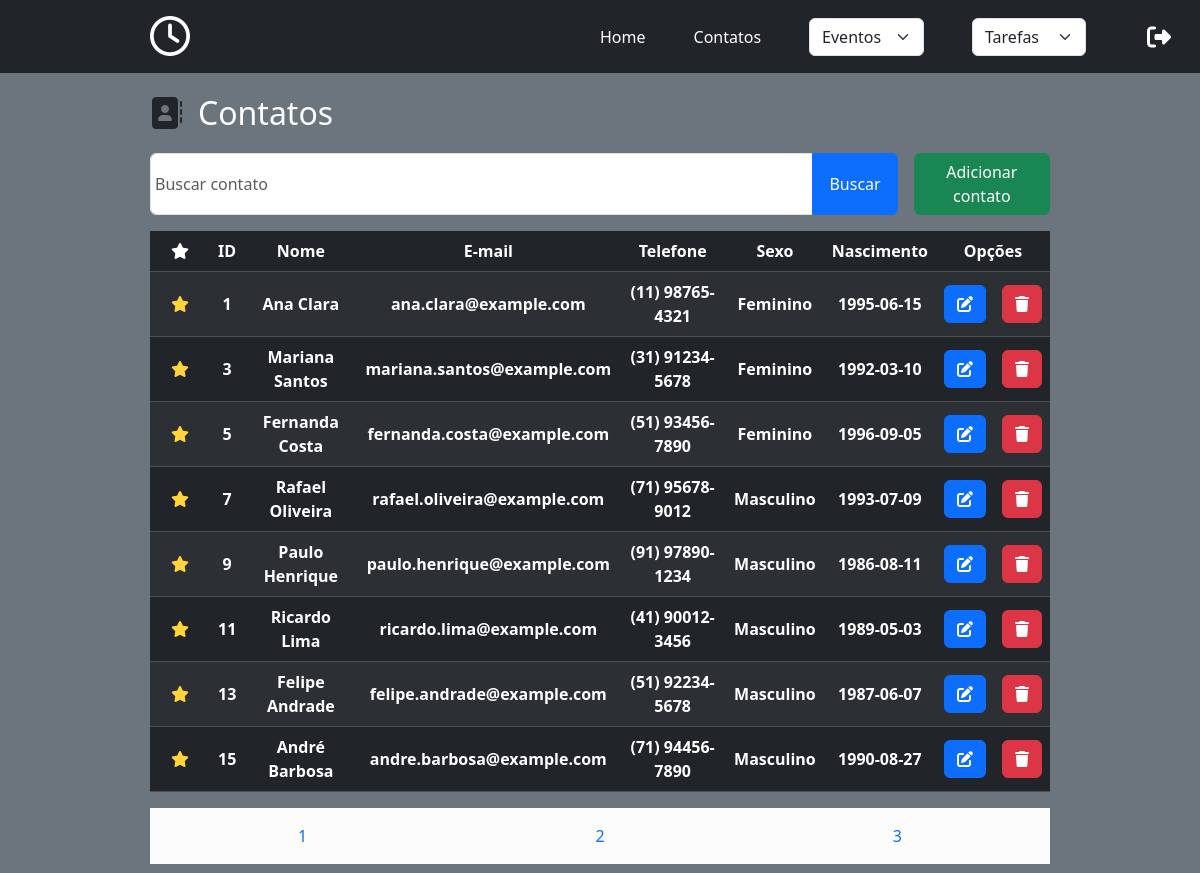
The app's page /index.php?page=contatos (signed in) with its own data.
### tables this page shows
CREATE TABLE `contatos` (
  `idContato` int(11) NOT NULL,
  `nomeContato` varchar(200) DEFAULT NULL,
  `emailContato` varchar(200) DEFAULT NULL,
  `telefoneContato` varchar(50) DEFAULT NULL,
  `sexoContato` varchar(15) DEFAULT NULL,
  `dataNascimentoContato` date DEFAULT NULL,
  `flagFavoritoContato` tinyint(1) DEFAULT NULL,
  `fotoContato` varchar(255) DEFAULT NULL
);

### MVC/models/contatos/ModelContatos.php (called while the page is built, shortened)
<?php
    class ModelContatos {
        private static string $nomeTabela        = "contatos";
        private static int $limiteContatosPagina = 8;
        private static int $paginaInicial        = 0;
        private static int $paginaAtual          = 0;
        public static function getLimiteContatosPagina() : int {
            return self::$limiteContatosPagina;
        }
        public static function getPaginaAtual() : int {
            return (!isset($_GET['idPagina']) || !is_numeric($_GET['idPagina']) || $_GET['idPagina'] < 1) ? 1 : (int) $_GET['idPagina'];
        }
        public static function getQuantidadePaginas() : int {
            return round(self::resgatarQuantidadeContatos() / self::$limiteContatosPagina);
        }
        public static function resgatarQuantidadeContatos() : int {
            $pdo = Connection::conectar();
            $sqlSelectQuantidadeContatos = "SELECT COUNT(*) FROM " . self::$nomeTabela;
            $stmt = $pdo->prepare($sqlSelectQuantidadeContatos);
            try {
                $stmt->execute();
                return $stmt->fetchColumn();
            } catch(PDOException $e) {
                throw new RuntimeException("Erro ao buscar quantidade de contatos: " . $e->getMessage());
            }
        }
        public static function resgatarDadosContatos($chaveBusca) : array {
            $pdo = Connection::conectar();
            self::$paginaAtual   = self::getPaginaAtual();
            self::$totalContatos = self::resgatarQuantidadeContatos();
            self::$paginaInicial = (self::$paginaAtual - 1) * self::$limiteContatosPagina;
            $sqlSelectFromAll = "SELECT * FROM " . self::$nomeTabela . " ORDER BY flagFavoritoContato DESC LIMIT :offset, :limit";
            $sqlChaveBusca    = "SELECT * FROM " . self::$nomeTabela . " WHERE nomeContato LIKE :chaveBusca ORDER BY flagFavoritoContato DESC LIMIT :offset, :limit";
            $sqlSelectFrom = empty($chaveBusca) ? $sqlSelectFromAll : $sqlChaveBusca;
            $stmt = $pdo->prepare($sqlSelectFrom);
            $stmt->bindValue(':offset', self::$paginaInicial, PDO::PARAM_INT);
            $stmt->bindValue(':limit', self::$limiteContatosPagina, PDO::PARAM_INT);
            if(empty($chaveBusca)) {
                try {
                    $stmt->execute();
                    return $stmt->fetchAll(PDO::FETCH_ASSOC);
                } catch (PDOException $e) {
                    throw new RuntimeException("Erro ao buscar contatos: " . $e->getMessage());
                }
            }
        }
    }

### MVC/controllers/contatos/ControllerContatos.php (called while the page is built, shortened)
<?php
    require_once "/opt/lampp/htdocs/Sistema-de-Agenda/MVC/models/contatos/ModelContatos.php";
    class ControllerContatos {
        public static function resgatarDadosContatos($chaveBusca)                  : array {
            return ModelContatos::resgatarDadosContatos($chaveBusca);
        }
        public static function getLimiteContatosPagina()                           : int {
            return ModelContatos::getLimiteContatosPagina();
        }
        public static function getPaginaAtual()                                    : int {
            return ModelContatos::getPaginaAtual();
        }
        public static function getQuantidadePaginas()                              : int {
            return ModelContatos::getQuantidadePaginas();
        }
    }

### MVC/views/contatos/ViewContatos.php (the view, shortened to what this page needs)
<?php
    require_once "/opt/lampp/htdocs/Sistema-de-Agenda/MVC/controllers/contatos/ControllerContatos.php";
    $dadosContatos = ControllerContatos::resgatarDadosContatos(null);
?>
<section class="containerContatos w-100 h-100 d-flex flex-column align-items-center">
    <header class="w-75 my-3 d-flex align-items-center gap-3">
        <span class="fs-2">
            <i class="fa-solid fa-address-book"></i>
        </span>
        <h1 class="align-self-center fs-2 my-0 text-white">Contatos</h1>
    </header>
    <form class="formBuscaContatos mb-3 w-75 d-flex column-gap-3"
    action="index.php?page=buscarContatos" method="POST">
        <div class="input-group">
            <input class="form-control w-75 form-control p-1" type="text" name="chaveBusca" placeholder="Buscar contato">
            <button class="input-group-text w-auto btn btn-primary px-3 py-2" id="buscarContato" type="submit">Buscar</button>
        </div>
        <button class="adicionarContatosButton btn btn-success">
            <a class="text-decoration-none text-white" href="index.php?page=adicionarContatos">Adicionar contato</a>
        </button>
    </form>
    <div class="exibirContatos w-75">
        <table class="table table-dark table-striped table-hover">
            <thead>
                <tr class="table-row">
                    <th class="table-cell align-middle text-center">
                        <i class="fa-solid fa-star"></i>
                    </th>
                    <th class="table-cell align-middle text-center">ID</th>
                    <th class="table-cell align-middle text-center">Nome</th>
                    <th class="table-cell align-middle text-center">E-mail</th>
                    <th class="table-cell align-middle text-center">Telefone</th>
                    <th class="table-cell align-middle text-center">Sexo</th>
                    <th class="table-cell align-middle text-center">Nascimento</th>
                    <th class="table-cell align-middle text-center" colspan="2">Opções</th>
                </tr>
            </thead>
            <tbody>
                <?php foreach($dadosContatos as $content):?>
                    <tr class="table-row">
                        <th class="table-cell align-middle text-center">
                            <button data-id="<?= $content['idContato'] ?>" id="<?= $content['flagFavoritoContato'] ?>" class="btn btnFavoritarContato">
                                <?=$content['flagFavoritoContato'] === 1 ? '<i class="fa-solid fa-star" style="color: #FFD43B;"></i>' : '<i class="fa-regular fa-star" style="color: #ffffff;"></i>'?>
                            </button>
                        </th>
                        <th class="table-cell align-middle text-center">
                            <?= $content['idContato']?>
                        </th>
                        <th class="table-cell align-middle text-center">
                            <?= $content['nomeContato'] ?>
                        </th>
                        <th class="table-cell align-middle text-center">
                            <?= $content['emailContato'] ?>
                        </th>
                        <th class="table-cell align-middle text-center">
                            <?= $content['telefoneContato'] ?>
                        </th>
                        <th class="table-cell align-middle text-center">
                            <?= $content['sexoContato'] ?>
                        </th>
                        <th class="table-cell align-middle text-center">
                            <?= $content['dataNascimentoContato']?>
                        </th>
                        <th class="table-cell align-middle text-center">
                            <a class="btn btn-primary" href="index.php?page=editarContatos&id=<?= $content['idContato']?>">
                                <i class="fa-solid fa-pen-to-square"></i>
                            </a>
                        </th>
                        <th class="table-cell align-middle text-center">
                            <button class="excluirContatosButton btn btn-danger" data-id="<?= $content['idContato'] ?>">
                                <i class="fa-solid fa-trash"></i>
                            </button>
                        </th>
                    </tr>
                <?php endforeach ?>
            </tbody>
        </table>
    </div>
    <div class="paginasContatos d-flex justify-content-around align-items-center gap-4 bg-light-subtle p-3 w-75 ">
    <?php
        $intervaloPaginas           = ControllerContatos::getLimiteContatosPagina();
        $paginaAtual                = ControllerContatos::getPaginaAtual();
        $quantidadePaginas          = ControllerContatos::getQuantidadePaginas();
        $blocoAtual = ceil($paginaAtual / $intervaloPaginas);
        $paginaInicio = (($blocoAtual - 1) * $intervaloPaginas) + 1;
        $paginaFim = min($paginaInicio + $intervaloPaginas - 1, $quantidadePaginas);
        ?>
        <?php for ($i = $paginaInicio; $i <= $paginaFim; $i++): ?>
            <div>
                <a class="paginaContato text-decoration-none text-primary <?= $i == $paginaAtual ? 'paginaAtiva' : '' ?>"
                href="index.php?page=contatos&idPagina=<?= $i ?>">
                    <?= $i ?>
                </a>
            </div>
        <?php endfor; ?>
</div>
</section>

### index.php (shortened to what this page needs)
<!DOCTYPE html>
<html lang="pt-BR">
<head>
    <link href="https://cdn.jsdelivr.net/npm/bootstrap@5.3.3/dist/css/bootstrap.min.css" rel="stylesheet">
</head>
<body class="h-100">
    <header class="d-flex justify-content-around align-items-center py-3 bg-dark">
        <div class="logo w-25 mx-auto">
            <i class="fs-1 fa-regular fa-clock" style="color: #ffffff;"></i>
        </div>
        <nav class="d-flex align-items-center justify-content-around gap-5 w-50">
            <ul class="list-unstyled d-flex align-items-center gap-5 my-0">
                <li><a class="text-decoration-none text-white" href="index.php?page=home">Home</a></li>
                <li><a class="text-decoration-none text-white" href="index.php?page=contatos">Contatos</a></li>
                <li>
                    <select class="form-select" name="eventos" id="eventos" onchange="location = this.value;">
                        <option selected disabled>Eventos</option>
                    </select>
                </li>
                <li>
                    <select class="form-select" name="tarefas" id="tarefas" onchange="location = this.value;">
                        <option selected disabled>Tarefas</option>
                    </select>
                </li>
                </ul>
                <div>
                    <button class="btnLogout btn btn-transparent d-flex align-items-center gap-3">
                        <i class="fs-4 fa-solid fa-right-from-bracket" style="color: #ffffff;"></i>
                    </button>
                </div>
        </nav>
    </header>
    <main class="bg-secondary vh-100">
        <?php
            require_once "routes/routes.php";
            if(isset($_SESSION['login']) && $_SESSION['login'] == true) {
                $page = isset($_GET['page']) ? $_GET['page'] : null;
                $page = htmlspecialchars($page, ENT_QUOTES, 'UTF-8');
                !array_key_exists($page, $routes) ? header('Location: 404/404.php') : require_once __DIR__ . $routes[$page];
            } else {
                header("Location: acount/pageLogin.php");
                exit();
            }
        ?>
    </main>
</body>
</html>

### records on screen
contatos: flagFavoritoContato 1 (drawn), idContato "1", nomeContato "Ana Clara", emailContato "ana.clara@example.com", telefoneContato "(11) 98765-4321", sexoContato "Feminino", dataNascimentoContato "1995-06-15"
contatos: flagFavoritoContato 1 (drawn), idContato "3", nomeContato "Mariana Santos", emailContato "mariana.santos@example.com", telefoneContato "(31) 91234-5678", sexoContato "Feminino", dataNascimentoContato "1992-03-10"
contatos: flagFavoritoContato 1 (drawn), idContato "5", nomeContato "Fernanda Costa", emailContato "fernanda.costa@example.com", telefoneContato "(51) 93456-7890", sexoContato "Feminino", dataNascimentoContato "1996-09-05"
contatos: flagFavoritoContato 1 (drawn), idContato "7", nomeContato "Rafael Oliveira", emailContato "rafael.oliveira@example.com", telefoneContato "(71) 95678-9012", sexoContato "Masculino", dataNascimentoContato "1993-07-09"
contatos: flagFavoritoContato 1 (drawn), idContato "9", nomeContato "Paulo Henrique", emailContato "paulo.henrique@example.com", telefoneContato "(91) 97890-1234", sexoContato "Masculino", dataNascimentoContato "1986-08-11"
contatos: flagFavoritoContato 1 (drawn), idContato "11", nomeContato "Ricardo Lima", emailContato "ricardo.lima@example.com", telefoneContato "(41) 90012-3456", sexoContato "Masculino", dataNascimentoContato "1989-05-03"
contatos: flagFavoritoContato 1 (drawn), idContato "13", nomeContato "Felipe Andrade", emailContato "felipe.andrade@example.com", telefoneContato "(51) 92234-5678", sexoContato "Masculino", dataNascimentoContato "1987-06-07"
contatos: flagFavoritoContato 1 (drawn), idContato "15", nomeContato "André Barbosa", emailContato "andre.barbosa@example.com", telefoneContato "(71) 94456-7890", sexoContato "Masculino", dataNascimentoContato "1990-08-27"
